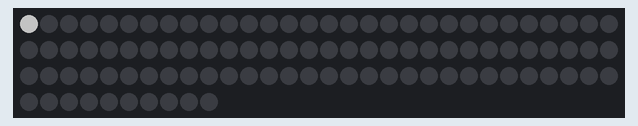
A sketch run on a simulated Arduino Uno, built with avr-gcc and run on an emulated ATmega328P. Parts: 100 RGB LEDs in strip order, left to right, continuing on the next row. Dim RGB values are drawn brighter than linear.

Above: at 0.3 s.
At 6.83 s:
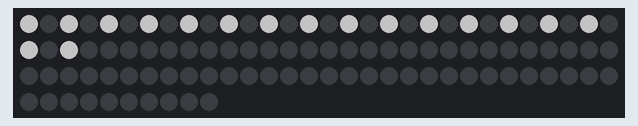
At 10.3 s:
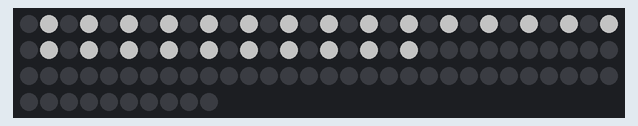
At 13.77 s:
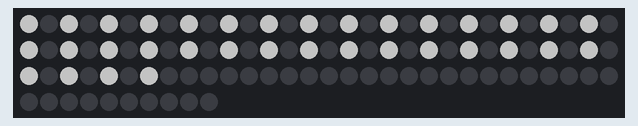
At 16.83 s:
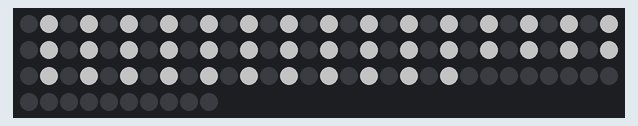
At 20.3 s:
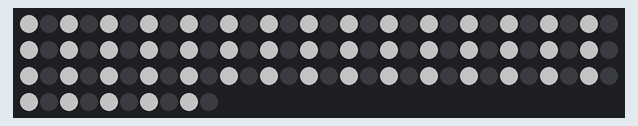

The sketch:

sketch_may21a.ino
```cpp
#include <FastLED.h>

#define NUM_LEDS    100
#define DATA_PIN    2

CRGB leds[NUM_LEDS];

void setup() {
  FastLED.addLeds<WS2811, DATA_PIN, GRB>(leds, NUM_LEDS);
  FastLED.setBrightness(90);

  // put your setup code here, to run once:

}

void loop() {
  // put your main code here, to run repeatedly:

  pacman(0);
}

void lightsaber() {
  for (int i = 0; i < NUM_LEDS; i++) {
    leds[i] = CRGB::Red;
    FastLED.show();
    delay(20);
  }
  for (int i = NUM_LEDS - 1; i >= 0; i--) {
    leds[i] = CRGB::Black;
    FastLED.show();
    delay(20);
  }
}

void whiteDance() {
  for (int i = 0; i < NUM_LEDS;i += 2){
    leds[i] = CRGB::White;
  }
  delay(200);
  FastLED.show();
  for(int i = 0; i < NUM_LEDS; i += 2) {
    leds[i] = CRGB::Black;
  }

  for(int i = 1; i < NUM_LEDS; i += 2) {
    leds[i] = CRGB::White;
  }
  delay(200);
  FastLED.show();
  for(int i = 1; i < NUM_LEDS; i += 2) {
    leds[i] = CRGB::Black;
  }

}

void pacman(int j) {

  for (int i = j; i >=0; i--) {
    leds[i] = CRGB::White;
    leds[i + 1] = CRGB::Black;
    if (j % 2 == 0) {
      leds[0] = CRGB::White;
    }else {
      leds[0] = CRGB::Black;
    }
    i--;
    continue;
  }
  delay(200);
  FastLED.show();
  if (j + 1 < NUM_LEDS) {
    pacman(j + 1);
  } else {
    pacman(j - 1);
  }
}
```
